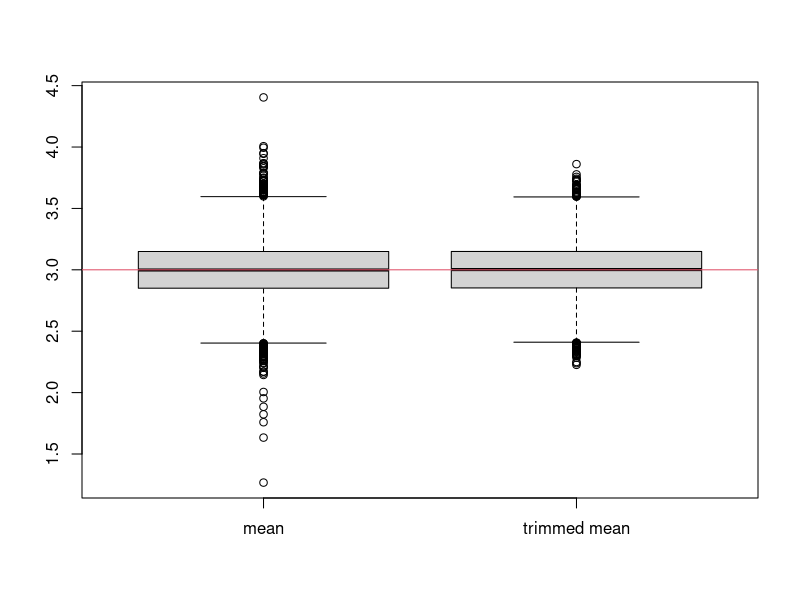
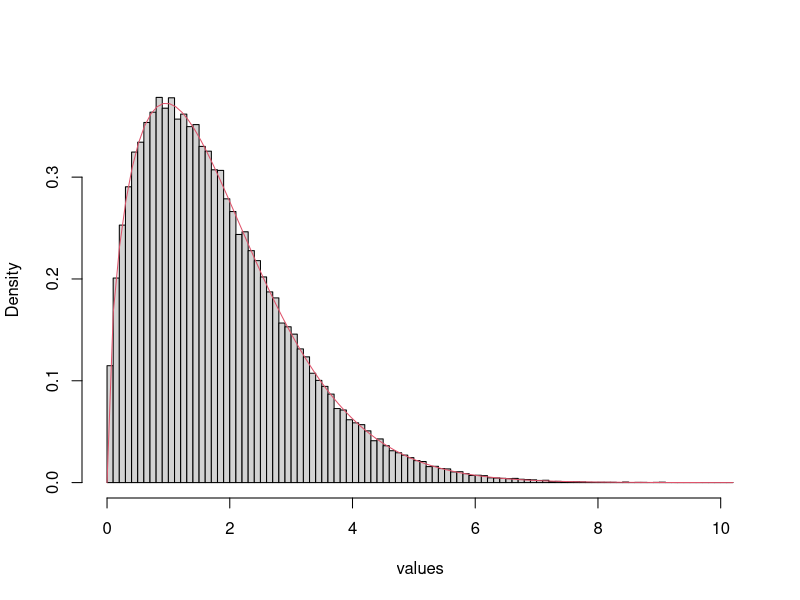
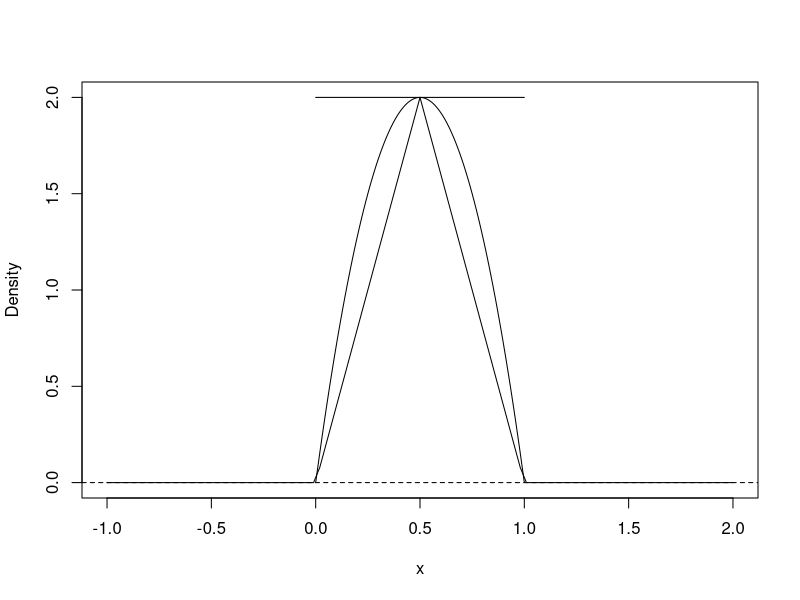

R code for these plots, in order:
## ---- chunk 1
estimators.sim <- function(n1,n2,mu = 0, R = 10 ^4, ...) {
  m1 <- m2 <- rep(NA, R) #assign both to NA vals
  for (i in 1:R) {
        y1 <- rnorm(n1, mean = mu) #normal dist
        y2 <-  rt(n2, df = 3) + mu #t3 dist, what is + mu?
        y <-  c(y1,y2) #total vector
        m1[i] <- mean(y) #aritmetic mean
        m2[i] <- mean(y, ...) #... = trim
  } #for loop!
  out <- list(mean = m1, trimmed.mean = m2, mu = mu, n1 = n1, n2 = n2) #list with names of elements
  class(out) <-  "sim"
  return(out)
}
## ---- chunk 2
summary.sim <- function(res) {
  biasm1 <- mean(res$mean) - res$mu
  biasm2 <- mean(res$trimmed.mean) - res$mu
  RMSEm1 <- sqrt(mean((res$mean - res$mu)^2))
  RMSEm2 <- sqrt(mean((res$trimmed.mean - res$mu)^2))
  out <- matrix(c(biasm1, biasm2,RMSEm1,RMSEm2),2,2)
  colnames(out) <- c("BIAS","RMSE")
  rownames(out) <- c("mean","trimmed mean")
  return(out)
}
## ---- chunk 3
plot.sim <-  function(res){
  boxplot(res$mean, res$trimmed.mean, names = c("mean", "trimmed mean"))
  abline(h = res$mu, col = 2)
}
## ---- chunk 4
res.20.5 <-  estimators.sim(n1 = 20, n2 = 5, mu = 3, trim = 0.2)
summary.sim(res.20.5)
plot.sim(res.20.5)
## ---- chunk 5
set.seed(223532)
rweib <-function(n, mu = 1, alpha = 1){
  return((-log(runif(n)))^(1/alpha)*mu) }
hist(rweib(n = 100000, mu = 2, alpha =1.5), nclass = 100,freq = FALSE,xlab = 'values', main = '')
curve(dweibull(x,shape = 1.5, scale = 2), add = T, col = 2)


system.time(rweib(n = 100000, mu = 2, alpha = 1.5))
system.time(rweibull(n = 100000, shape = 1.5, scale = 2))



## ---- chunk 6
rdiscrete <- function(n, x, p) {
  values <- rep(NA,n)
  P <- cumsum(p)
  for (i in 1:n)
  {
    U <- runif(1)
    j <- 1
    while (U > P[j]) {j <-j+1 }
    
    values[i] <- x[j]
  }
return(values)
}

print(rdiscrete(n = 6, x = 1:3, p = c(1/3,1/6,1/2)))
system.time(rdiscrete(n = 100000, x = 1:3, p = c(1/3,1/6,1/2)))

## ---- chunk 7
rdiscrete2 <-  function(n,x,p)
{
  values <- rep(NA,n)
  x <- x[sort.list(p,decreasing = TRUE)]
  p <- sort(p, decreasing = TRUE)
  P <- cumsum(p)
  for (i in 1:n)
  {
    U <- runif(1)
    j <- 1
    while (U > P[j]) { j <- j+1}
    values[i] = x[j]
  }
  values
}
## ---- chunk 8
p <- c(1/3,1/6,1/2)
x <-  1:3
n <- 100000

system.time(r1 <- rdiscrete(n,x,p))
system.time(r2 <- rdiscrete2(n,x,p))
system.time(r3 <- sample(x, n,prob = p,replace = TRUE))
## ---- chunk 9
table(r1)/length(r1)
## ---- chunk 10
p <- c(1/100,1/100,98/100)
x <-  1:3
n <- 100000

system.time(r1 <-  rdiscrete(n,x,p))
## ---- chunk 11
dtriangular <-  function(x) #x is a vector
{
  out <- rep(0,length(x))
  mask <- (x>0)&(x<1)
  out[mask] <- 2-4*abs(x[mask]-0.5)
  out                   
}
curve(dtriangular,-1,2, xlab = 'x',ylab = 'Density')
abline(h = 0,lty='dashed')
segments(0,2,1,2)
b <- optimize(function(x) dtriangular(x)/dbeta(x,2,2)  , c(0,1), maximum = TRUE)$objective
plot(function(x) b*dbeta(x,2,2),0,1,add = TRUE)
print(b)
## ---- chunk 12
triangular.AR <- function(n)
{
  out <- rep(NA,n)
  for (i in 1:n)
  {
    f <- 0
    u <- 1
    while (2*u > f) 
    {
      xstar <- runif(1)
      u <- runif(1)
      f <- 2 - 4*abs(xstar - 0.5) #function
    }
    out[i] <- xstar
  }
  out
}  
  
#faster
triangular.AR_fast <- function(n) 
{
  out <-  NULL
  b <- 2
  while (length(out)<n)
  {
    xstar <- runif(n*b)
    mask <- runif(n*b)*b < dtriangular(xstar)
    out <- c(out,xstar[mask])
  }
  out[1:n]
}

## ---- chunk 13
beta.AR <-  function(n,a,b)
{
  out <- rep(NA,n)
  x_max <- (a-1)/(a+b+2)
  b <- (x_max^(a-1))*((1-x_max)^(b-1))
  
  for (i in 1:n){
    f <- 0
    xstar <- 0
    u <- 1
    while (u*b > f)
    {
      xstar <- runif(1) 
      f <- (xstar^(a-1))*((1-xstar)^(b-1))
      u <- runif(1)
    }
    out[i] <- xstar
  }
  out
}
## ---- chunk 14
rnormal <-  function(m)
{
  n <- ceiling(m/2)
  U1 <- runif(n)
  U2 <- runif(n)
  theta <-  2*pi*U1
  R <- sqrt(-2*log(U2))
  X <- R*cos(theta)
  Y <- R*sin(theta)
  out <-  c(X,Y)
  out[1:n]
}  
## ---- chunk 15
#accept - reject: 2D
rnormal.AR <-  function(n){
  m <- ceiling(n/2)
  out <-  rep(NA,2*m)
  for (i in 1:m){
    S <- 2
    while (S> 1){
      U <- runif(2)
      V <- 2*U -1 
      S <-  sum(V^2)
    }
    Z1 <-  V[1]*(-2/S*log(S))^0.5
    Z2 <-  V[2]*(-2/S*log(S))^0.5
    out[c(i,i+m)] <-  c(Z1,Z2)
  }
  out[1:n]
}  

## ---- chunk 16
rt3 <-  function(n){
  out <-  rep(NA,n)
  for (i in 1:n){
    fsq <-  0 
    v <-1
    while (v^2 > fsq){
      u <-  runif(1)
      v <-  runif(1, -sqrt(3/2),sqrt(3/2))
      fsq <-  3*u -3*u^2
    }
  out[i] <- v/u  
  }
out  
}
## ---- chunk 17
dt3p <-  function(x) (1+x^2/3)^-2

a <- sqrt(-nlminb(5,function(x) -dt3p(x))$objective)
print(a)
## ---- chunk 18
bm <- -sqrt(-nlminb(-5,function(x) -x^2*dt3p(x))$objective)
print(bm)

bp <- sqrt(-nlminb(5,function(x) -x^2*dt3p(x))$objective)
print(bp)
